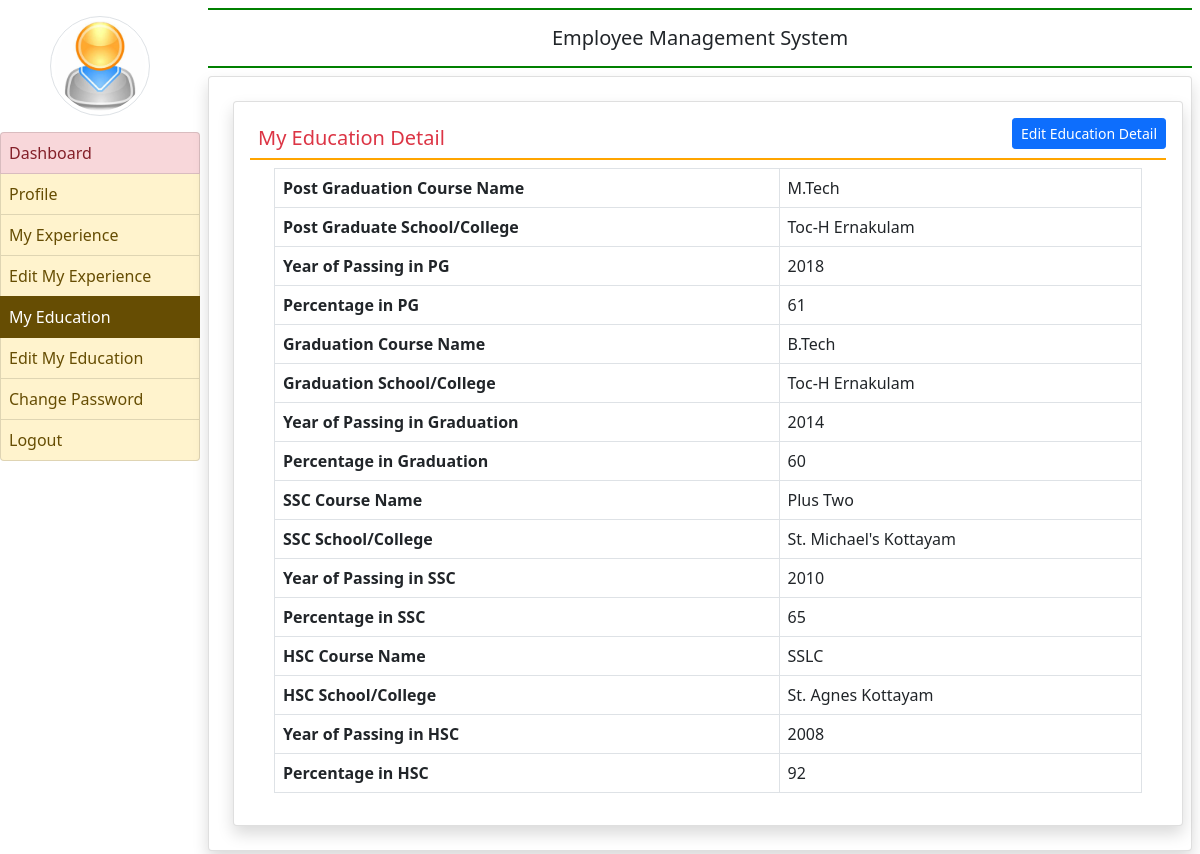
The page /my_education (signed in) on the database its author committed.
### home/models.py (models this page shows, shortened)
class EmployeeEducation(models.Model):
    user = models.ForeignKey(User, on_delete=models.CASCADE)
    coursepg = models.CharField(max_length=100, null=True)
    schoolclgpg = models.CharField(max_length=200, null=True)
    yearofpassingpg = models.CharField(max_length=20, null=True)
    percentagepg = models.CharField(max_length=30, null=True)
    coursegra = models.CharField(max_length=100, null=True)
    schoolclggra = models.CharField(max_length=200, null=True)
    yearofpassinggra = models.CharField(max_length=20, null=True)
    percentagegra = models.CharField(max_length=30, null=True)
    coursessc = models.CharField(max_length=100, null=True)
    schoolclgssc = models.CharField(max_length=200, null=True)
    yearofpassingssc = models.CharField(max_length=20, null=True)
    percentagessc = models.CharField(max_length=30, null=True)
    coursehsc = models.CharField(max_length=100, null=True)
    schoolclghsc = models.CharField(max_length=200, null=True)
    yearofpassinghsc = models.CharField(max_length=20, null=True)
    percentagehsc = models.CharField(max_length=30, null=True)

### home/views.py (the view)
# urls.py: path('my_education', views.my_education, name='my_education'),
def my_education(request):
    if not request.user.is_authenticated:
        return redirect('emp_login')
    user = request.user
    education = EmployeeEducation.objects.get(user=user)
    return render(request, 'home/my_education.html', locals())

### home/Templates/home/my_education.html
{% extends 'home/emp_base.html' %}
{% block main %}
<div class="card shadow m-2" style="width:100%">
    <div class="card-body">
        <a href="{% url 'edit_myeducation' %}" class="btn btn-primary btn-sm" style="float : right">Edit Education Detail</a>
        <h5 class="p-2 text-danger" style="border-bottom : 2px solid orange">My Education Detail</h5>
        <div class="container-fluid">
            <table class="table table-bordered">
                <tr>
                    <th>Post Graduation Course Name</th>
                    <td>{{education.coursepg}}</td>
                </tr>
                <tr>
                    <th>Post Graduate School/College</th>
                    <td>{{education.schoolclgpg}}</td>
                </tr>
                <tr>
                    <th>Year of Passing in PG</th>
                    <td>{{education.yearofpassingpg}}</td>
                </tr>
                <tr>
                    <th>Percentage in PG</th>
                    <td>{{education.percentagepg}}</td>
                </tr>
                <tr>
                    <th>Graduation Course Name</th>
                    <td>{{education.coursegra}}</td>
                </tr>
                <tr>
                    <th>Graduation School/College</th>
                    <td>{{education.schoolclggra}}</td>
                </tr>
                <tr>
                    <th>Year of Passing in Graduation</th>
                    <td>{{education.yearofpassinggra}}</td>
                </tr>
                <tr>
                    <th>Percentage in Graduation</th>
                    <td>{{education.percentagegra}}</td>
                </tr>
                <tr>
                    <th>SSC Course Name</th>
                    <td>{{education.coursessc}}</td>
                </tr>
                <tr>
                    <th>SSC School/College</th>
                    <td>{{education.schoolclgssc}}</td>
                </tr>
                <tr>
                    <th>Year of Passing in SSC</th>
                    <td>{{education.yearofpassingssc}}</td>
                </tr>
                <tr>
                    <th>Percentage in SSC</th>
                    <td>{{education.percentagessc}}</td>
                </tr>
                <tr>
                    <th>HSC Course Name</th>
                    <td>{{education.coursehsc}}</td>
                </tr>
                <tr>
                    <th>HSC School/College</th>
                    <td>{{education.schoolclghsc}}</td>
                </tr>
                <tr>
                    <th>Year of Passing in HSC</th>
                    <td>{{education.yearofpassinghsc}}</td>
                </tr>
                <tr>
                    <th>Percentage in HSC</th>
                    <td>{{education.percentagehsc}}</td>
                </tr>
            </table>
        </div>
    </div>
</div>
{% endblock%}

### rows shown on the page
EmployeeEducation: coursepg "M.Tech", schoolclgpg "Toc-H Ernakulam", yearofpassingpg "2018", percentagepg "61", coursegra "B.Tech", schoolclggra "Toc-H Ernakulam", yearofpassinggra "2014", percentagegra "60", coursessc "Plus Two", schoolclgssc "St. Michael's Kottayam", yearofpassingssc "2010", percentagessc "65", coursehsc "SSLC", schoolclghsc "St. Agnes Kottayam", yearofpassinghsc "2008", percentagehsc "92"
